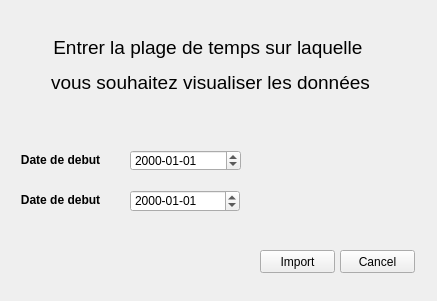
<?xml version="1.0" encoding="UTF-8"?>
<ui version="4.0">
 <class>Form</class>
 <widget class="QWidget" name="Form">
  <property name="geometry">
   <rect>
    <x>0</x>
    <y>0</y>
    <width>437</width>
    <height>301</height>
   </rect>
  </property>
  <property name="windowTitle">
   <string>Form</string>
  </property>
  <widget class="QDateEdit" name="dateEdit">
   <property name="geometry">
    <rect>
     <x>130</x>
     <y>150</y>
     <width>111</width>
     <height>21</height>
    </rect>
   </property>
   <property name="displayFormat">
    <string>yyyy-MM-dd</string>
   </property>
  </widget>
  <widget class="QPushButton" name="pushButton_20">
   <property name="geometry">
    <rect>
     <x>260</x>
     <y>250</y>
     <width>75</width>
     <height>23</height>
    </rect>
   </property>
   <property name="text">
    <string>Import</string>
   </property>
  </widget>
  <widget class="QLabel" name="label_3">
   <property name="geometry">
    <rect>
     <x>0</x>
     <y>150</y>
     <width>121</width>
     <height>21</height>
    </rect>
   </property>
   <property name="font">
    <font>
     <pointsize>9</pointsize>
     <weight>75</weight>
     <bold>true</bold>
    </font>
   </property>
   <property name="text">
    <string>&lt;html&gt;&lt;head/&gt;&lt;body&gt;&lt;p align=&quot;center&quot;&gt;Date de debut&lt;/p&gt;&lt;/body&gt;&lt;/html&gt;</string>
   </property>
  </widget>
  <widget class="QLabel" name="label_4">
   <property name="geometry">
    <rect>
     <x>0</x>
     <y>190</y>
     <width>121</width>
     <height>21</height>
    </rect>
   </property>
   <property name="font">
    <font>
     <pointsize>9</pointsize>
     <weight>75</weight>
     <bold>true</bold>
    </font>
   </property>
   <property name="text">
    <string>&lt;html&gt;&lt;head/&gt;&lt;body&gt;&lt;p align=&quot;center&quot;&gt;Date de debut&lt;/p&gt;&lt;/body&gt;&lt;/html&gt;</string>
   </property>
  </widget>
  <widget class="QDateEdit" name="dateEdit_2">
   <property name="geometry">
    <rect>
     <x>130</x>
     <y>190</y>
     <width>110</width>
     <height>22</height>
    </rect>
   </property>
   <property name="displayFormat">
    <string>yyyy-MM-dd</string>
   </property>
  </widget>
  <widget class="QLabel" name="label_2">
   <property name="geometry">
    <rect>
     <x>40</x>
     <y>20</y>
     <width>341</width>
     <height>91</height>
    </rect>
   </property>
   <property name="font">
    <font>
     <pointsize>9</pointsize>
     <weight>75</weight>
     <bold>true</bold>
    </font>
   </property>
   <property name="text">
    <string>&lt;html&gt;&lt;head/&gt;&lt;body&gt;&lt;p align=&quot;center&quot;&gt;&lt;span style=&quot; font-size:14pt; font-weight:400; color:#000000;&quot;&gt;Entrer la plage de temps sur laquelle &lt;/span&gt;&lt;/p&gt;&lt;p align=&quot;center&quot;&gt;&lt;span style=&quot; font-size:14pt; font-weight:400; color:#000000;&quot;&gt;vous souhaitez visualiser les données&lt;/span&gt;&lt;/p&gt;&lt;/body&gt;&lt;/html&gt;</string>
   </property>
  </widget>
  <widget class="QPushButton" name="pushButton_21">
   <property name="geometry">
    <rect>
     <x>340</x>
     <y>250</y>
     <width>75</width>
     <height>23</height>
    </rect>
   </property>
   <property name="text">
    <string>Cancel</string>
   </property>
  </widget>
 </widget>
 <resources/>
 <connections/>
</ui>
